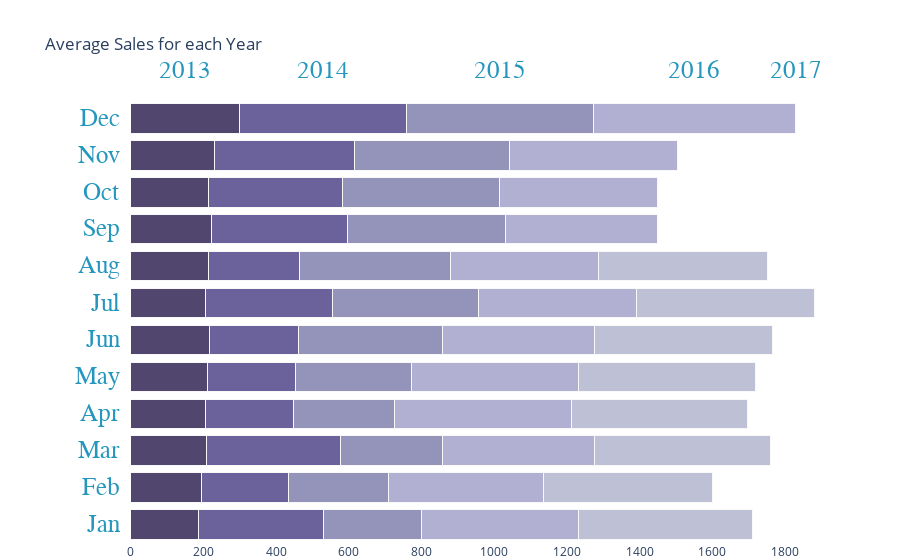

Notebook cell for this chart:
### Code cell
# visualization
# top levels
top_labels = ['2013', '2014', '2015', '2016', '2017']
colors = ['rgba(38, 24, 74, 0.8)', 'rgba(71, 58, 131, 0.8)',
          'rgba(122, 120, 168, 0.8)', 'rgba(164, 163, 204, 0.85)',
          'rgba(190, 192, 213, 1)']

# X axis value
data_year = data_year[['2013','2014','2015','2016','2017']].replace(np.nan, 0)
x_data = data_year.values

# Y axis value
data_2013['month'] = ['Jan','Feb','Mar','Apr','May','Jun','Jul','Aug','Sep','Oct','Nov','Dec']
y_data = data_2013['month'].tolist()

fig = go.Figure()
for i in range(0, len(x_data[0])):
    for xd, yd in zip(x_data, y_data):
        fig.add_trace(go.Bar(
            x=[xd[i]], y=[yd],
            orientation='h',
            marker=dict(
                color=colors[i],
                line=dict(color='rgb(248, 248, 249)', width=1)
            )
        ))
        fig.update_layout(title='Average Sales for each Year',
    xaxis=dict(showgrid=False, 
               zeroline=False, domain=[0.15, 1]),
    yaxis=dict(showgrid=False, showline=False,
               showticklabels=False, zeroline=False),
    barmode='stack', 
    template="plotly_white",
    margin=dict(l=0, r=50, t=100, b=10),
    showlegend=False, 
)

annotations = []
for yd, xd in zip(y_data, x_data):
    # labeling the y-axis
    annotations.append(dict(xref='paper', yref='y',
                            x=0.14, y=yd,
                            xanchor='right',
                            text=str(yd),
                            font=dict(family='Arial', size=25,
                                      color='rgb(37,150,190)'),
                            showarrow=False, align='right'))
    # labeling the first Likert scale (on the top)
    if yd == y_data[-1]:
        annotations.append(dict(xref='x', yref='paper',
                                x=xd[0] / 2, y=1.1,
                                text=top_labels[0],
                                font=dict(family='Arial', size=25,
                                          color='rgb(37,150,190)'),
                          showarrow=False))
    space = xd[0]
    for i in range(1, len(xd)):
            # labeling the Likert scale
            if yd == y_data[-1]:
                annotations.append(dict(xref='x', yref='paper',
                                        x=space + (xd[i]/2), y=1.1,
                                        text=top_labels[i],
                                        font=dict(family='Arial', size=25,
                                                  color='rgb(37, 150, 190)'),
                                        showarrow=False))
            space += xd[i]
            fig.update_layout(
    annotations=annotations)
fig.show()

### Figure 1 — Plotly figure (JSON) as saved in the notebook; plotly's stock layout.template omitted (floating-point values rounded to 4 significant figures)
{"data": [{"marker": {"color": "rgba(38, 24, 74, 0.8)", "line": {"color": "rgb(248, 248, 249)", "width": 1}}, "orientation": "h", "type": "bar", "x": [187.0], "y": ["Jan"]}, {"marker": {"color": "rgba(38, 24, 74, 0.8)", "line": {"color": "rgb(248, 248, 249)", "width": 1}}, "orientation": "h", "type": "bar", "x": [193.6], "y": ["Feb"]}, {"marker": {"color": "rgba(38, 24, 74, 0.8)", "line": {"color": "rgb(248, 248, 249)", "width": 1}}, "orientation": "h", "type": "bar", "x": [206.9], "y": ["Mar"]}, {"marker": {"color": "rgba(38, 24, 74, 0.8)", "line": {"color": "rgb(248, 248, 249)", "width": 1}}, "orientation": "h", "type": "bar", "x": [205.6], "y": ["Apr"]}, {"marker": {"color": "rgba(38, 24, 74, 0.8)", "line": {"color": "rgb(248, 248, 249)", "width": 1}}, "orientation": "h", "type": "bar", "x": [210.2], "y": ["May"]}, {"marker": {"color": "rgba(38, 24, 74, 0.8)", "line": {"color": "rgb(248, 248, 249)", "width": 1}}, "orientation": "h", "type": "bar", "x": [215.7], "y": ["Jun"]}, {"marker": {"color": "rgba(38, 24, 74, 0.8)", "line": {"color": "rgb(248, 248, 249)", "width": 1}}, "orientation": "h", "type": "bar", "x": [204.0], "y": ["Jul"]}, {"marker": {"color": "rgba(38, 24, 74, 0.8)", "line": {"color": "rgb(248, 248, 249)", "width": 1}}, "orientation": "h", "type": "bar", "x": [212.5], "y": ["Aug"]}, {"marker": {"color": "rgba(38, 24, 74, 0.8)", "line": {"color": "rgb(248, 248, 249)", "width": 1}}, "orientation": "h", "type": "bar", "x": [220.6], "y": ["Sep"]}, {"marker": {"color": "rgba(38, 24, 74, 0.8)", "line": {"color": "rgb(248, 248, 249)", "width": 1}}, "orientation": "h", "type": "bar", "x": [213.2], "y": ["Oct"]}, {"marker": {"color": "rgba(38, 24, 74, 0.8)", "line": {"color": "rgb(248, 248, 249)", "width": 1}}, "orientation": "h", "type": "bar", "x": [231.1], "y": ["Nov"]}, {"marker": {"color": "rgba(38, 24, 74, 0.8)", "line": {"color": "rgb(248, 248, 249)", "width": 1}}, "orientation": "h", "type": "bar", "x": [298.7], "y": ["Dec"]}, {"marker": {"color": "rgba(71, 58, 131, 0.8)", "line": {"color": "rgb(248, 248, 249)", "width": 1}}, "orientation": "h", "type": "bar", "x": [342.3], "y": ["Jan"]}, {"marker": {"color": "rgba(71, 58, 131, 0.8)", "line": {"color": "rgb(248, 248, 249)", "width": 1}}, "orientation": "h", "type": "bar", "x": [241.3], "y": ["Feb"]}, {"marker": {"color": "rgba(71, 58, 131, 0.8)", "line": {"color": "rgb(248, 248, 249)", "width": 1}}, "orientation": "h", "type": "bar", "x": [368.7], "y": ["Mar"]}, {"marker": {"color": "rgba(71, 58, 131, 0.8)", "line": {"color": "rgb(248, 248, 249)", "width": 1}}, "orientation": "h", "type": "bar", "x": [240.6], "y": ["Apr"]}, {"marker": {"color": "rgba(71, 58, 131, 0.8)", "line": {"color": "rgb(248, 248, 249)", "width": 1}}, "orientation": "h", "type": "bar", "x": [242.2], "y": ["May"]}, {"marker": {"color": "rgba(71, 58, 131, 0.8)", "line": {"color": "rgb(248, 248, 249)", "width": 1}}, "orientation": "h", "type": "bar", "x": [244.6], "y": ["Jun"]}, {"marker": {"color": "rgba(71, 58, 131, 0.8)", "line": {"color": "rgb(248, 248, 249)", "width": 1}}, "orientation": "h", "type": "bar", "x": [350.8], "y": ["Jul"]}, {"marker": {"color": "rgba(71, 58, 131, 0.8)", "line": {"color": "rgb(248, 248, 249)", "width": 1}}, "orientation": "h", "type": "bar", "x": [251.4], "y": ["Aug"]}, {"marker": {"color": "rgba(71, 58, 131, 0.8)", "line": {"color": "rgb(248, 248, 249)", "width": 1}}, "orientation": "h", "type": "bar", "x": [374.5], "y": ["Sep"]}, {"marker": {"color": "rgba(71, 58, 131, 0.8)", "line": {"color": "rgb(248, 248, 249)", "width": 1}}, "orientation": "h", "type": "bar", "x": [369.2], "y": ["Oct"]}, {"marker": {"color": "rgba(71, 58, 131, 0.8)", "line": {"color": "rgb(248, 248, 249)", "width": 1}}, "orientation": "h", "type": "bar", "x": [384.1], "y": ["Nov"]}, {"marker": {"color": "rgba(71, 58, 131, 0.8)", "line": {"color": "rgb(248, 248, 249)", "width": 1}}, "orientation": "h", "type": "bar", "x": [459.8], "y": ["Dec"]}, {"marker": {"color": "rgba(122, 120, 168, 0.8)", "line": {"color": "rgb(248, 248, 249)", "width": 1}}, "orientation": "h", "type": "bar", "x": [269.7], "y": ["Jan"]}, {"marker": {"color": "rgba(122, 120, 168, 0.8)", "line": {"color": "rgb(248, 248, 249)", "width": 1}}, "orientation": "h", "type": "bar", "x": [275.4], "y": ["Feb"]}, {"marker": {"color": "rgba(122, 120, 168, 0.8)", "line": {"color": "rgb(248, 248, 249)", "width": 1}}, "orientation": "h", "type": "bar", "x": [282.4], "y": ["Mar"]}, {"marker": {"color": "rgba(122, 120, 168, 0.8)", "line": {"color": "rgb(248, 248, 249)", "width": 1}}, "orientation": "h", "type": "bar", "x": [279.7], "y": ["Apr"]}, {"marker": {"color": "rgba(122, 120, 168, 0.8)", "line": {"color": "rgb(248, 248, 249)", "width": 1}}, "orientation": "h", "type": "bar", "x": [321.0], "y": ["May"]}, {"marker": {"color": "rgba(122, 120, 168, 0.8)", "line": {"color": "rgb(248, 248, 249)", "width": 1}}, "orientation": "h", "type": "bar", "x": [397.2], "y": ["Jun"]}, {"marker": {"color": "rgba(122, 120, 168, 0.8)", "line": {"color": "rgb(248, 248, 249)", "width": 1}}, "orientation": "h", "type": "bar", "x": [403.0], "y": ["Jul"]}, {"marker": {"color": "rgba(122, 120, 168, 0.8)", "line": {"color": "rgb(248, 248, 249)", "width": 1}}, "orientation": "h", "type": "bar", "x": [415.7], "y": ["Aug"]}, {"marker": {"color": "rgba(122, 120, 168, 0.8)", "line": {"color": "rgb(248, 248, 249)", "width": 1}}, "orientation": "h", "type": "bar", "x": [434.7], "y": ["Sep"]}, {"marker": {"color": "rgba(122, 120, 168, 0.8)", "line": {"color": "rgb(248, 248, 249)", "width": 1}}, "orientation": "h", "type": "bar", "x": [432.2], "y": ["Oct"]}, {"marker": {"color": "rgba(122, 120, 168, 0.8)", "line": {"color": "rgb(248, 248, 249)", "width": 1}}, "orientation": "h", "type": "bar", "x": [426.6], "y": ["Nov"]}, {"marker": {"color": "rgba(122, 120, 168, 0.8)", "line": {"color": "rgb(248, 248, 249)", "width": 1}}, "orientation": "h", "type": "bar", "x": [513.8], "y": ["Dec"]}, {"marker": {"color": "rgba(164, 163, 204, 0.85)", "line": {"color": "rgb(248, 248, 249)", "width": 1}}, "orientation": "h", "type": "bar", "x": [434.1], "y": ["Jan"]}, {"marker": {"color": "rgba(164, 163, 204, 0.85)", "line": {"color": "rgb(248, 248, 249)", "width": 1}}, "orientation": "h", "type": "bar", "x": [424.7], "y": ["Feb"]}, {"marker": {"color": "rgba(164, 163, 204, 0.85)", "line": {"color": "rgb(248, 248, 249)", "width": 1}}, "orientation": "h", "type": "bar", "x": [418.7], "y": ["Mar"]}, {"marker": {"color": "rgba(164, 163, 204, 0.85)", "line": {"color": "rgb(248, 248, 249)", "width": 1}}, "orientation": "h", "type": "bar", "x": [488.1], "y": ["Apr"]}, {"marker": {"color": "rgba(164, 163, 204, 0.85)", "line": {"color": "rgb(248, 248, 249)", "width": 1}}, "orientation": "h", "type": "bar", "x": [457.7], "y": ["May"]}, {"marker": {"color": "rgba(164, 163, 204, 0.85)", "line": {"color": "rgb(248, 248, 249)", "width": 1}}, "orientation": "h", "type": "bar", "x": [419.6], "y": ["Jun"]}, {"marker": {"color": "rgba(164, 163, 204, 0.85)", "line": {"color": "rgb(248, 248, 249)", "width": 1}}, "orientation": "h", "type": "bar", "x": [432.6], "y": ["Jul"]}, {"marker": {"color": "rgba(164, 163, 204, 0.85)", "line": {"color": "rgb(248, 248, 249)", "width": 1}}, "orientation": "h", "type": "bar", "x": [406.4], "y": ["Aug"]}, {"marker": {"color": "rgba(164, 163, 204, 0.85)", "line": {"color": "rgb(248, 248, 249)", "width": 1}}, "orientation": "h", "type": "bar", "x": [419.3], "y": ["Sep"]}, {"marker": {"color": "rgba(164, 163, 204, 0.85)", "line": {"color": "rgb(248, 248, 249)", "width": 1}}, "orientation": "h", "type": "bar", "x": [435.0], "y": ["Oct"]}, {"marker": {"color": "rgba(164, 163, 204, 0.85)", "line": {"color": "rgb(248, 248, 249)", "width": 1}}, "orientation": "h", "type": "bar", "x": [462.9], "y": ["Nov"]}, {"marker": {"color": "rgba(164, 163, 204, 0.85)", "line": {"color": "rgb(248, 248, 249)", "width": 1}}, "orientation": "h", "type": "bar", "x": [557.1], "y": ["Dec"]}, {"marker": {"color": "rgba(190, 192, 213, 1)", "line": {"color": "rgb(248, 248, 249)", "width": 1}}, "orientation": "h", "type": "bar", "x": [476.6], "y": ["Jan"]}, {"marker": {"color": "rgba(190, 192, 213, 1)", "line": {"color": "rgb(248, 248, 249)", "width": 1}}, "orientation": "h", "type": "bar", "x": [466.0], "y": ["Feb"]}, {"marker": {"color": "rgba(190, 192, 213, 1)", "line": {"color": "rgb(248, 248, 249)", "width": 1}}, "orientation": "h", "type": "bar", "x": [483.4], "y": ["Mar"]}, {"marker": {"color": "rgba(190, 192, 213, 1)", "line": {"color": "rgb(248, 248, 249)", "width": 1}}, "orientation": "h", "type": "bar", "x": [482.2], "y": ["Apr"]}, {"marker": {"color": "rgba(190, 192, 213, 1)", "line": {"color": "rgb(248, 248, 249)", "width": 1}}, "orientation": "h", "type": "bar", "x": [487.2], "y": ["May"]}, {"marker": {"color": "rgba(190, 192, 213, 1)", "line": {"color": "rgb(248, 248, 249)", "width": 1}}, "orientation": "h", "type": "bar", "x": [488.7], "y": ["Jun"]}, {"marker": {"color": "rgba(190, 192, 213, 1)", "line": {"color": "rgb(248, 248, 249)", "width": 1}}, "orientation": "h", "type": "bar", "x": [489.9], "y": ["Jul"]}, {"marker": {"color": "rgba(190, 192, 213, 1)", "line": {"color": "rgb(248, 248, 249)", "width": 1}}, "orientation": "h", "type": "bar", "x": [465.1], "y": ["Aug"]}, {"marker": {"color": "rgba(190, 192, 213, 1)", "line": {"color": "rgb(248, 248, 249)", "width": 1}}, "orientation": "h", "type": "bar", "x": [0], "y": ["Sep"]}, {"marker": {"color": "rgba(190, 192, 213, 1)", "line": {"color": "rgb(248, 248, 249)", "width": 1}}, "orientation": "h", "type": "bar", "x": [0], "y": ["Oct"]}, {"marker": {"color": "rgba(190, 192, 213, 1)", "line": {"color": "rgb(248, 248, 249)", "width": 1}}, "orientation": "h", "type": "bar", "x": [0], "y": ["Nov"]}, {"marker": {"color": "rgba(190, 192, 213, 1)", "line": {"color": "rgb(248, 248, 249)", "width": 1}}, "orientation": "h", "type": "bar", "x": [0], "y": ["Dec"]}], "layout": {"annotations": [{"align": "right", "font": {"color": "rgb(37,150,190)", "family": "Arial", "size": 25}, "showarrow": false, "text": "Jan", "x": 0.14, "xanchor": "right", "xref": "paper", "y": "Jan", "yref": "y"}, {"align": "right", "font": {"color": "rgb(37,150,190)", "family": "Arial", "size": 25}, "showarrow": false, "text": "Feb", "x": 0.14, "xanchor": "right", "xref": "paper", "y": "Feb", "yref": "y"}, {"align": "right", "font": {"color": "rgb(37,150,190)", "family": "Arial", "size": 25}, "showarrow": false, "text": "Mar", "x": 0.14, "xanchor": "right", "xref": "paper", "y": "Mar", "yref": "y"}, {"align": "right", "font": {"color": "rgb(37,150,190)", "family": "Arial", "size": 25}, "showarrow": false, "text": "Apr", "x": 0.14, "xanchor": "right", "xref": "paper", "y": "Apr", "yref": "y"}, {"align": "right", "font": {"color": "rgb(37,150,190)", "family": "Arial", "size": 25}, "showarrow": false, "text": "May", "x": 0.14, "xanchor": "right", "xref": "paper", "y": "May", "yref": "y"}, {"align": "right", "font": {"color": "rgb(37,150,190)", "family": "Arial", "size": 25}, "showarrow": false, "text": "Jun", "x": 0.14, "xanchor": "right", "xref": "paper", "y": "Jun", "yref": "y"}, {"align": "right", "font": {"color": "rgb(37,150,190)", "family": "Arial", "size": 25}, "showarrow": false, "text": "Jul", "x": 0.14, "xanchor": "right", "xref": "paper", "y": "Jul", "yref": "y"}, {"align": "right", "font": {"color": "rgb(37,150,190)", "family": "Arial", "size": 25}, "showarrow": false, "text": "Aug", "x": 0.14, "xanchor": "right", "xref": "paper", "y": "Aug", "yref": "y"}, {"align": "right", "font": {"color": "rgb(37,150,190)", "family": "Arial", "size": 25}, "showarrow": false, "text": "Sep", "x": 0.14, "xanchor": "right", "xref": "paper", "y": "Sep", "yref": "y"}, {"align": "right", "font": {"color": "rgb(37,150,190)", "family": "Arial", "size": 25}, "showarrow": false, "text": "Oct", "x": 0.14, "xanchor": "right", "xref": "paper", "y": "Oct", "yref": "y"}, {"align": "right", "font": {"color": "rgb(37,150,190)", "family": "Arial", "size": 25}, "showarrow": false, "text": "Nov", "x": 0.14, "xanchor": "right", "xref": "paper", "y": "Nov", "yref": "y"}, {"align": "right", "font": {"color": "rgb(37,150,190)", "family": "Arial", "size": 25}, "showarrow": false, "text": "Dec", "x": 0.14, "xanchor": "right", "xref": "paper", "y": "Dec", "yref": "y"}, {"font": {"color": "rgb(37,150,190)", "family": "Arial", "size": 25}, "showarrow": false, "text": "2013", "x": 149.3, "xref": "x", "y": 1.1, "yref": "paper"}, {"font": {"color": "rgb(37, 150, 190)", "family": "Arial", "size": 25}, "showarrow": false, "text": "2014", "x": 528.6, "xref": "x", "y": 1.1, "yref": "paper"}, {"font": {"color": "rgb(37, 150, 190)", "family": "Arial", "size": 25}, "showarrow": false, "text": "2015", "x": 1015.0, "xref": "x", "y": 1.1, "yref": "paper"}, {"font": {"color": "rgb(37, 150, 190)", "family": "Arial", "size": 25}, "showarrow": false, "text": "2016", "x": 1551.0, "xref": "x", "y": 1.1, "yref": "paper"}, {"font": {"color": "rgb(37, 150, 190)", "family": "Arial", "size": 25}, "showarrow": false, "text": "2017", "x": 1829.0, "xref": "x", "y": 1.1, "yref": "paper"}], "barmode": "stack", "margin": {"b": 10, "l": 0, "r": 50, "t": 100}, "showlegend": false, "title": {"text": "Average Sales for each Year"}, "xaxis": {"domain": [0.15, 1], "showgrid": false, "zeroline": false}, "yaxis": {"showgrid": false, "showline": false, "showticklabels": false, "zeroline": false}}}
